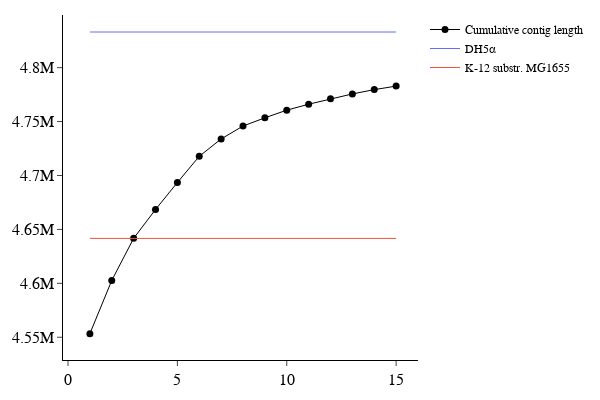

Notebook cell for this chart:
### Code cell
fig = BaseFigure()

cl = 0
_commulative_lengths = {}
for i, (c, l) in enumerate(c2len.items()):
    cl += l
    _commulative_lengths[i] = cl

fig.add_trace(go.Scatter(
    name = "Cumulative contig length",
    x = [i+1 for i, l in enumerate(_commulative_lengths.values())],
    y = [l for i, l in enumerate(_commulative_lengths.values())],
    mode="markers+lines",
    marker=dict(
        color="black",
        size=7,
    ),
    line=dict(width=1),
))

def add_line(name: str, length: int, color: Color):
    fig.add_trace(go.Scatter(
        name = name,
        x = [1, len(c2len)],
        y = [length, length],
        mode = "lines",
        line = dict(color=color.color_value, width=1),
    ))
_colors = Palettes.PLOTLY
for i, (name, length) in enumerate(reference_lengths.items()):
    add_line(name, length, _colors[i])

fig = ApplyTemplate(
    fig,
    axis = {},
    layout=dict(
        width=600, height=400,
    ),
)
fig.show()

### Figure 1 — Plotly figure (JSON) as saved in the notebook; plotly's stock layout.template omitted (floating-point values rounded to 4 significant figures)
{"data": [{"line": {"width": 1}, "marker": {"color": "black", "size": 7}, "mode": "markers+lines", "name": "Cumulative contig length", "type": "scatter", "x": [1, 2, 3, 4, 5, 6, 7, 8, 9, 10, 11, 12, 13, 14, 15], "y": [4553367, 4602662, 4641712, 4668465, 4693476, 4717802, 4733876, 4745861, 4753500, 4760575, 4766097, 4771098, 4775636, 4779637, 4782880]}, {"line": {"color": "rgba(99.0000,110.0000,250.0000,1.0000)", "width": 1}, "mode": "lines", "name": "DH5α", "type": "scatter", "x": [1, 15], "y": [4833062, 4833062]}, {"line": {"color": "rgba(239.0000,85.0000,59.0000,1.0000)", "width": 1}, "mode": "lines", "name": "K-12 substr. MG1655", "type": "scatter", "x": [1, 15], "y": [4641652, 4641652]}], "layout": {"font": {"color": "black", "family": "Arial", "size": 16}, "height": 400, "legend": {"font": {"size": 12}}, "margin": {"b": 15, "l": 15, "pad": 5, "r": 15, "t": 15}, "paper_bgcolor": "white", "plot_bgcolor": "white", "width": 600, "xaxis": {"anchor": "y", "domain": [0, 1], "gridcolor": "rgba(0, 0, 0, 0.15)", "linecolor": "black", "linewidth": 1, "showgrid": false, "showticklabels": true, "ticks": "outside", "zerolinecolor": "rgba(0,0,0,0)", "zerolinewidth": 1}, "yaxis": {"anchor": "x", "domain": [0, 1], "gridcolor": "rgba(0, 0, 0, 0.15)", "linecolor": "black", "linewidth": 1, "showgrid": false, "showticklabels": true, "ticks": "outside", "zerolinecolor": "rgba(0,0,0,0)", "zerolinewidth": 1}}}
